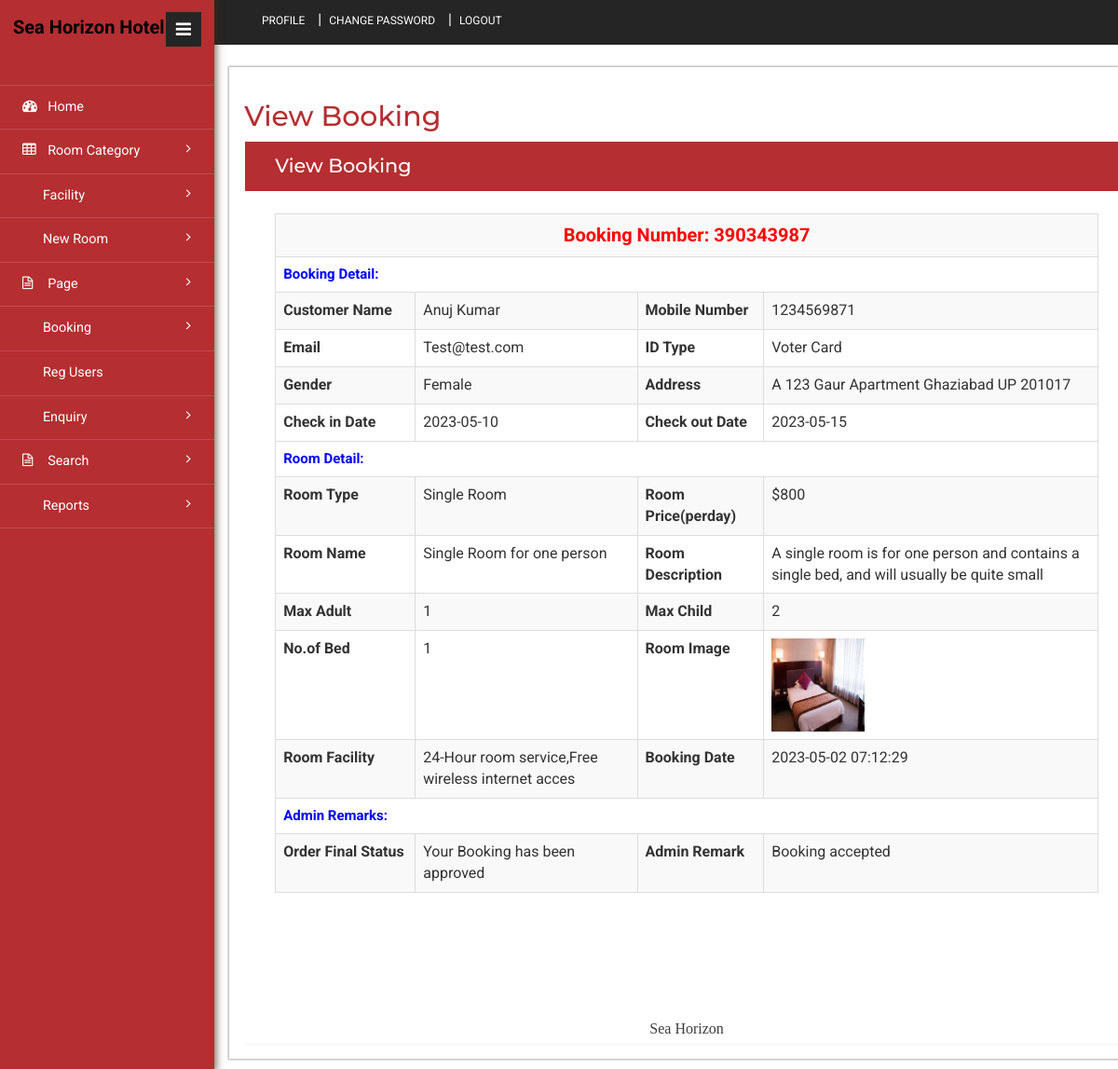
Screenshot of /hbms/admin/view-booking-detail.php?bookingid=390343987 (signed in) with the database file from the repository.
### tables this page shows
CREATE TABLE `tblbooking` (
  `ID` int(10) NOT NULL,
  `RoomId` int(5) DEFAULT NULL,
  `BookingNumber` varchar(120) DEFAULT NULL,
  `UserID` int(5) NOT NULL,
  `IDType` varchar(120) DEFAULT NULL,
  `Gender` varchar(50) DEFAULT NULL,
  `Address` mediumtext DEFAULT NULL,
  `CheckinDate` varchar(200) DEFAULT NULL,
  `CheckoutDate` varchar(200) DEFAULT NULL,
  `BookingDate` timestamp NULL DEFAULT current_timestamp(),
  `Remark` varchar(50) DEFAULT NULL,
  `Status` varchar(50) DEFAULT NULL,
  `UpdationDate` timestamp NULL DEFAULT NULL ON UPDATE current_timestamp()
);

CREATE TABLE `tbluser` (
  `ID` int(10) NOT NULL,
  `FullName` varchar(200) DEFAULT NULL,
  `MobileNumber` bigint(10) DEFAULT NULL,
  `Email` varchar(120) DEFAULT NULL,
  `Password` varchar(120) DEFAULT NULL,
  `RegDate` timestamp NULL DEFAULT current_timestamp()
);

CREATE TABLE `tblcategory` (
  `ID` int(10) NOT NULL,
  `CategoryName` varchar(120) DEFAULT NULL,
  `Description` mediumtext DEFAULT NULL,
  `Price` int(5) NOT NULL,
  `Date` timestamp NULL DEFAULT current_timestamp()
);

CREATE TABLE `tblroom` (
  `ID` int(10) NOT NULL,
  `RoomType` int(10) DEFAULT NULL,
  `RoomName` varchar(200) DEFAULT NULL,
  `MaxAdult` int(5) DEFAULT NULL,
  `MaxChild` int(5) DEFAULT NULL,
  `RoomDesc` mediumtext DEFAULT NULL,
  `NoofBed` int(5) DEFAULT NULL,
  `Image` varchar(200) DEFAULT NULL,
  `RoomFacility` varchar(200) DEFAULT NULL,
  `CreationDate` timestamp NULL DEFAULT current_timestamp()
);

### hbms/admin/view-booking-detail.php (the view, shortened to what this page needs)
<?php
include('includes/dbconnection.php');
if (strlen($_SESSION['hbmsaid'] == 0)) {
	header('location:logout.php');
} else {
?>
	<!DOCTYPE HTML>
	<html>
	<head>
		<link href="css/bootstrap.min.css" rel='stylesheet' type='text/css' />
		<link href="css/style.css" rel='stylesheet' type='text/css' />
		<link href="css/font-awesome.css" rel="stylesheet">
		<link rel="stylesheet" href="css/icon-font.min.css" type='text/css' />
	</head>
	<body>
		<div class="page-container">
			<div class="left-content">
				<div class="inner-content">
					<?php include_once('includes/header.php'); ?>
					<div class="content">
						<div class="women_main">
							<div class="grids">
								<div class="progressbar-heading grids-heading">
									<h2>View Booking</h2>
								</div>
								<div class="panel panel-widget forms-panel">
									<div class="forms">
										<div class="form-grids widget-shadow" data-example-id="basic-forms">
											<div class="form-title">
												<h4>View Booking</h4>
											</div>
											<div class="form-body">
												<?php
												$bookid = $_GET['bookingid'];
												$sql = "SELECT tblbooking.BookingNumber,tbluser.FullName,tbluser.MobileNumber,tbluser.Email,tblbooking.IDType,tblbooking.Gender,tblbooking.Address,tblbooking.CheckinDate,tblbooking.CheckoutDate,tblbooking.BookingDate,tblbooking.Remark,tblbooking.Status,tblbooking.UpdationDate,tblcategory.CategoryName,tblcategory.Description,tblcategory.Price,tblroom.RoomName,tblroom.MaxAdult,tblroom.MaxChild,tblroom.RoomDesc,tblroom.NoofBed,tblroom.Image,tblroom.RoomFacility
from tblbooking
join tblroom on tblbooking.RoomId=tblroom.ID
join tblcategory on tblcategory.ID=tblroom.RoomType
join tbluser on tblbooking.UserID=tbluser.ID
where tblbooking.BookingNumber=:bookid";
												$query = $dbh->prepare($sql);
												$query->bindParam(':bookid', $bookid, PDO::PARAM_STR);
												$query->execute();
												$results = $query->fetchAll(PDO::FETCH_OBJ);
												if ($query->rowCount() > 0) {
													foreach ($results as $row) {               ?>
														<table border="1" class="table table-bordered table-striped table-vcenter js-dataTable-full-pagination">
															<tr>
																<th colspan="4" style="color: red;font-weight: bold;text-align: center;font-size: 20px"> Booking Number: <?php echo $row->BookingNumber; ?></th>
															</tr>
															<tr>
																<th colspan="4" style="color: blue;font-weight: bold;font-size: 15px"> Booking Detail:</th>
															</tr>
															<tr>
																<th>Customer Name</th>
																<td><?php echo $row->FullName; ?></td>
																<th>Mobile Number</th>
																<td><?php echo $row->MobileNumber; ?></td>
															</tr>
															<tr>
																<th>Email</th>
																<td><?php echo $row->Email; ?></td>
																<th>ID Type</th>
																<td><?php echo $row->IDType; ?></td>
															</tr>
															<tr>
																<th>Gender</th>
																<td><?php echo $row->Gender; ?></td>
																<th>Address</th>
																<td><?php echo $row->Address; ?></td>
															</tr>
															<tr>
																<th>Check in Date</th>
																<td><?php echo $row->CheckinDate; ?></td>
																<th>Check out Date</th>
																<td><?php echo $row->CheckoutDate; ?></td>
															</tr>
															<tr>
															<tr>
																<th colspan="4" style="color: blue;font-weight: bold;font-size: 15px"> Room Detail:</th>
															</tr>
															<th>Room Type</th>
															<td><?php echo $row->CategoryName; ?></td>
															<th>Room Price(perday)</th>
															<td>$<?php echo $row->Price; ?></td>
															</tr>
															<tr>
																<th>Room Name</th>
																<td><?php echo $row->RoomName; ?></td>
																<th>Room Description</th>
																<td><?php echo $row->RoomDesc; ?></td>
															</tr>
															<tr>
																<th>Max Adult</th>
																<td><?php echo $row->MaxAdult; ?></td>
																<th>Max Child</th>
																<td><?php echo $row->MaxChild; ?></td>
															</tr>
															<tr>
																<th>No.of Bed</th>
																<td><?php echo $row->NoofBed; ?></td>
																<th>Room Image</th>
																<td><img src="images/<?php echo $row->Image; ?>" width="100" height="100" value="<?php echo $row->Image; ?>"></td>
															</tr>
															<tr>
																<th>Room Facility</th>
																<td><?php echo $row->RoomFacility; ?></td>
																<th>Booking Date</th>
																<td><?php echo $row->BookingDate; ?></td>
															</tr>
															<tr>
																<th colspan="4" style="color: blue;font-weight: bold;font-size: 15px"> Admin Remarks:</th>
															</tr>
															<tr>
																<th>Order Final Status</th>
																<td> <?php $status = $row->Status;
																		if ($row->Status == "Approved") {
																			echo "Your Booking has been approved";
																		}
																		if ($row->Status == "") {
																			echo "Not Response Yet";
																		}; ?></td>
																<th>Admin Remark</th>
																<?php if ($row->Status == "") { ?>
																	<td><?php echo "Not Updated Yet"; ?></td>
																<?php } else { ?> <td><?php echo htmlentities($row->Remark); ?>
																	</td>
																<?php } ?>
															</tr>
													<?php $cnt = $cnt + 1;
													}
												} ?>
														</table>
											</div>
											<?php include_once('includes/footer.php'); ?>
										</div>
									</div>
								</div>
							</div>
							<?php include_once('includes/sidebar.php'); ?>
						</div>
	</body>
	</html><?php }  ?>

### rows the page displays
tblbooking: BookingNumber "390343987", UserID.FullName "Anuj Kumar", UserID.MobileNumber "1234569871", UserID.Email "Test@test.com", IDType "Voter Card", Gender "Female", Address "A 123 Gaur Apartment Ghaziabad UP 201017", CheckinDate "2023-05-10", CheckoutDate "2023-05-15", tblcategory.CategoryName "Single Room", tblcategory.Price "800", RoomId.RoomName "Single Room for one person", RoomId.RoomDesc "A single room is for one person and contains a single bed, and will usually be quite small", RoomId.MaxAdult "1", RoomId.MaxChild "2", RoomId.NoofBed "1", RoomId.Image (picture), RoomId.RoomFacility "24-Hour room service,Free wireless internet acces", BookingDate "2023-05-02 07:12:29", Status "Your Booking has been approved", Remark "Booking accepted"
